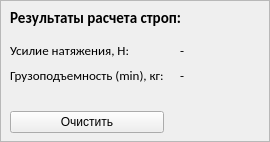
                                <widget class="QFrame" name="frame_2">
                                    <property name="sizePolicy">
                                        <sizepolicy hsizetype="Preferred" vsizetype="Preferred">
                                            <horstretch>0</horstretch>
                                            <verstretch>0</verstretch>
                                        </sizepolicy>
                                    </property>
                                    <property name="maximumSize">
                                        <size>
                                            <width>16777215</width>
                                            <height>150</height>
                                        </size>
                                    </property>
                                    <property name="frameShape">
                                        <enum>QFrame::StyledPanel</enum>
                                    </property>
                                    <property name="frameShadow">
                                        <enum>QFrame::Raised</enum>
                                    </property>
                                    <widget class="QWidget" name="gridLayoutWidget_2">
                                        <property name="geometry">
                                            <rect>
                                                <x>10</x>
                                                <y>40</y>
                                                <width>251</width>
                                                <height>93</height>
                                            </rect>
                                        </property>
                                        <layout class="QGridLayout" name="gridLayout_2">
                                            <property name="horizontalSpacing">
                                                <number>16</number>
                                            </property>
                                            <item row="0" column="0">
                                                <widget class="QLabel" name="label_11">
                                                    <property name="font">
                                                        <font>
                                                            <family>Calibri</family>
                                                            <pointsize>10</pointsize>
                                                        </font>
                                                    </property>
                                                    <property name="text">
                                                        <string>Усилие натяжения, H:</string>
                                                    </property>
                                                </widget>
                                            </item>
                                            <item row="0" column="1">
                                                <widget class="QLabel" name="label_tension">
                                                    <property name="font">
                                                        <font>
                                                            <family>Calibri</family>
                                                            <pointsize>10</pointsize>
                                                        </font>
                                                    </property>
                                                    <property name="text">
                                                        <string>-</string>
                                                    </property>
                                                </widget>
                                            </item>
                                            <item row="1" column="0">
                                                <widget class="QLabel" name="label_16">
                                                    <property name="font">
                                                        <font>
                                                            <family>Calibri</family>
                                                            <pointsize>10</pointsize>
                                                        </font>
                                                    </property>
                                                    <property name="text">
                                                        <string>Грузоподъемность (min), кг:</string>
                                                    </property>
                                                </widget>
                                            </item>
                                            <item row="1" column="1">
                                                <widget class="QLabel" name="label_gp">
                                                    <property name="font">
                                                        <font>
                                                            <family>Calibri</family>
                                                            <pointsize>10</pointsize>
                                                        </font>
                                                    </property>
                                                    <property name="text">
                                                        <string>-</string>
                                                    </property>
                                                </widget>
                                            </item>
                                            <item row="3" column="0">
                                                <widget class="QPushButton" name="btn_more">
                                                    <property name="toolTip">
                                                        <string>&lt;html&gt;&lt;head/&gt;&lt;body&gt;&lt;p&gt;Очистить
                                                            все поля ввода&lt;/p&gt;&lt;/body&gt;&lt;/html&gt;
                                                        </string>
                                                    </property>
                                                    <property name="text">
                                                        <string>Очистить</string>
                                                    </property>
                                                    <property name="flat">
                                                        <bool>false</bool>
                                                    </property>
                                                </widget>
                                            </item>
                                            <item row="2" column="0">
                                                <spacer name="verticalSpacer">
                                                    <property name="orientation">
                                                        <enum>Qt::Vertical</enum>
                                                    </property>
                                                    <property name="sizeType">
                                                        <enum>QSizePolicy::Fixed</enum>
                                                    </property>
                                                    <property name="sizeHint" stdset="0">
                                                        <size>
                                                            <width>20</width>
                                                            <height>20</height>
                                                        </size>
                                                    </property>
                                                </spacer>
                                            </item>
                                        </layout>
                                    </widget>
                                    <widget class="QLabel" name="label_calc_rezult">
                                        <property name="geometry">
                                            <rect>
                                                <x>10</x>
                                                <y>10</y>
                                                <width>251</width>
                                                <height>16</height>
                                            </rect>
                                        </property>
                                        <property name="font">
                                            <font>
                                                <family>Calibri</family>
                                                <pointsize>11</pointsize>
                                                <weight>75</weight>
                                                <bold>true</bold>
                                                <kerning>false</kerning>
                                            </font>
                                        </property>
                                        <property name="text">
                                            <string>Результаты расчета строп:</string>
                                        </property>
                                    </widget>
                                </widget>
